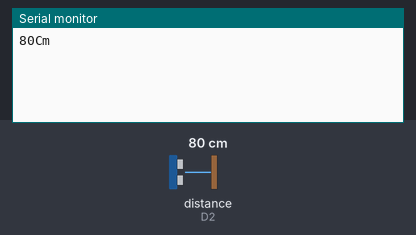
The sketch below on a simulated ESP8266 (NodeMCU). Parts: the last lines printed to the serial monitor. Wiring (inferred from the names in the program): ultrasonic range finder: trigger D1; echo D2. Inputs (shaded band) come from the test bench; at power-on: distance to the obstacle (sensor on D2) 80 cm. The echo pulse lasts 58.3 µs per cm; WiFi joins after 1.5 s; servers stay silent unless stated.

Above: at 3.0 s.
3.1 s: distance to the obstacle (sensor on D2) set to 2 cm
At 5.7 s:
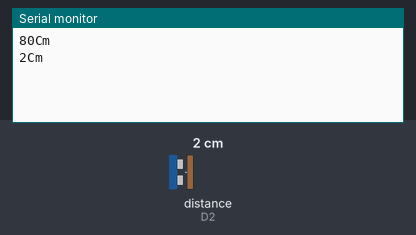
7.4 s: distance to the obstacle (sensor on D2) set to 4 cm
At 9.6 s:
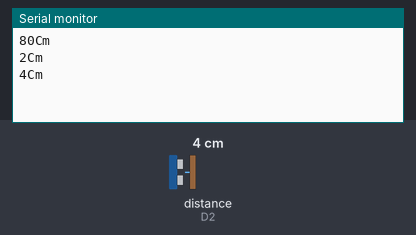
Timing chart, 0 to 11.1 s (numbered marks = the images above; inputs shaded):
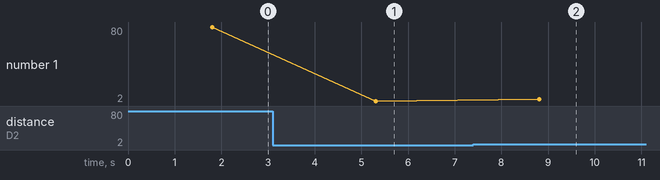

Measured:
- after the input at 3.1 s, the serial monitor: prints a new line after 2.2 s (image 1)
- after the input at 7.4 s, the serial monitor: prints a new line after 1.4 s (image 2)
- plotted number 1: 80 → 2 after the input at 3.1 s, 2 → 4 after the input at 7.4 s

The sketch:

sketch_nov01b.ino
```cpp
#define BLYNK_PRINT Serial
#include <ESP8266WiFi.h>
#include <BlynkSimpleEsp8266.h>
#define TRIGGERPIN D1
#define ECHOPIN    D2
// You should get Auth Token in the Blynk App.
// Go to the Project Settings (nut icon).
char auth[] = "1d94534218bd48898941921aa687c09b";

// Your WiFi credentials.
// Set password to "" for open networks.
char ssid[] = "shivanand";
char pass[] = "8050587017";

WidgetLCD lcd(V1);

void setup()
{
  // Debug console
  Serial.begin(9600);
pinMode(TRIGGERPIN, OUTPUT);
  pinMode(ECHOPIN, INPUT);
  Blynk.begin(auth, ssid, pass);
  // You can also specify server:
  //Blynk.begin(auth, ssid, pass, "blynk-cloud.com", 8442);
  //Blynk.begin(auth, ssid, pass, IPAddress(192,168,1,100), 8442);

  lcd.clear(); //Use it to clear the LCD Widget
  lcd.print(0, 0, "Distance in cm"); // use: (position X: 0-15, position Y: 0-1, "Message you want to print")
  // Please use timed events when LCD printintg in void loop to avoid sending too many commands
  // It will cause a FLOOD Error, and connection will be dropped
}

void loop()
{
  lcd.clear();
  lcd.print(0, 0, "Distance in cm"); // use: (position X: 0-15, position Y: 0-1, "Message you want to print")
  long duration, distance;
  digitalWrite(TRIGGERPIN, LOW);
  delayMicroseconds(3);

  digitalWrite(TRIGGERPIN, HIGH);
  delayMicroseconds(12);

  digitalWrite(TRIGGERPIN, LOW);
  duration = pulseIn(ECHOPIN, HIGH);
  distance = (duration/2 ) /29;
  Serial.print(distance);
  Serial.println("Cm");
  lcd.print(7, 1, distance);
  Blynk.run();

  delay(3500);
}
```
